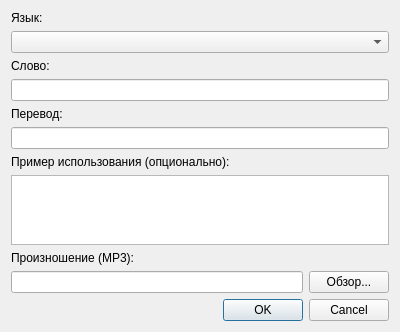
<?xml version="1.0" encoding="UTF-8"?>
<ui version="4.0">
 <class>Dialog</class>
 <widget class="QDialog" name="Dialog">
  <property name="geometry">
   <rect>
    <x>0</x>
    <y>0</y>
    <width>400</width>
    <height>300</height>
   </rect>
  </property>
  <property name="windowTitle">
   <string>Добавить новое слово</string>
  </property>
  <layout class="QVBoxLayout" name="verticalLayout">
   <item>
    <widget class="QLabel" name="label">
     <property name="text">
      <string>Язык:</string>
     </property>
    </widget>
   </item>
   <item>
    <widget class="QComboBox" name="language_combo"/>
   </item>
   <item>
    <widget class="QLabel" name="label_2">
     <property name="text">
      <string>Слово:</string>
     </property>
    </widget>
   </item>
   <item>
    <widget class="QLineEdit" name="original_edit"/>
   </item>
   <item>
    <widget class="QLabel" name="label_3">
     <property name="text">
      <string>Перевод:</string>
     </property>
    </widget>
   </item>
   <item>
    <widget class="QLineEdit" name="translation_edit"/>
   </item>
   <item>
    <widget class="QLabel" name="label_4">
     <property name="text">
      <string>Пример использования (опционально):</string>
     </property>
    </widget>
   </item>
   <item>
    <widget class="QTextEdit" name="example_edit"/>
   </item>
<item>
 <widget class="QLabel" name="label_5">
  <property name="text">
   <string>Произношение (MP3):</string>
  </property>
 </widget>
</item>
<item>
 <layout class="QHBoxLayout" name="horizontalLayout">
  <item>
   <widget class="QLineEdit" name="pronunciation_edit">
    <property name="readOnly">
     <bool>true</bool>
    </property>
   </widget>
  </item>
  <item>
   <widget class="QPushButton" name="browse_btn">
    <property name="text">
     <string>Обзор...</string>
    </property>
   </widget>
  </item>
 </layout>
</item>
   <item>
    <widget class="QDialogButtonBox" name="button_box">
     <property name="orientation">
      <enum>Qt::Horizontal</enum>
     </property>
     <property name="standardButtons">
      <set>QDialogButtonBox::Cancel|QDialogButtonBox::Ok</set>
     </property>
    </widget>
   </item>
  </layout>
 </widget>
 <resources/>
 <connections/>
</ui>
